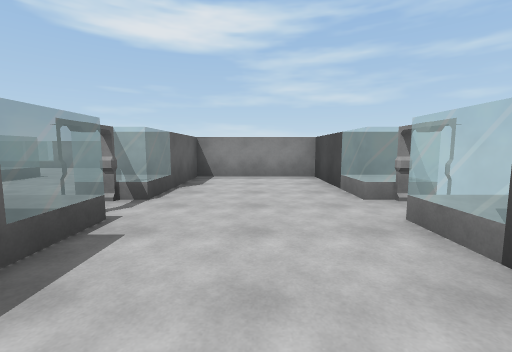
view 1 (above)

22 first-person views from a walk through a 3-D level made in the Unity game engine. The camera is 1.4 m above the floor, tilts 6° down and sees 90° across. Doors are open. The floor is counted in squares, 2 m on a side. Each view is taken from the middle of a square. On the plan, view 1 faces up. The plan holds only what a view shows up to about 9 squares ahead; the rest is blank. The player character is not drawn.

view 2
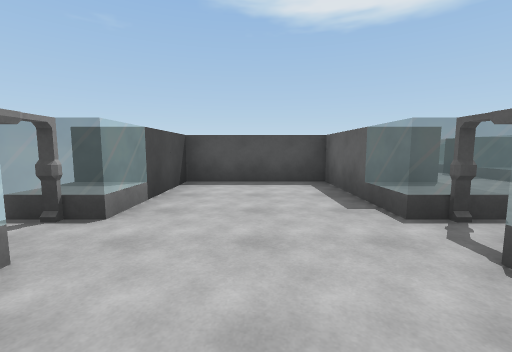

view 3
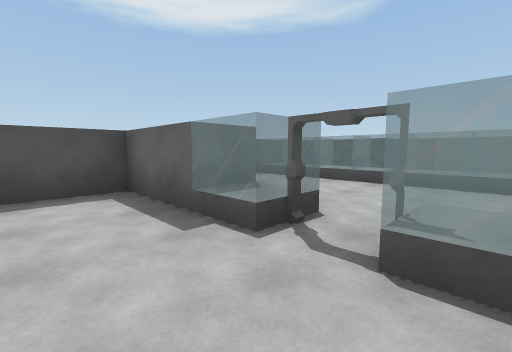

view 4
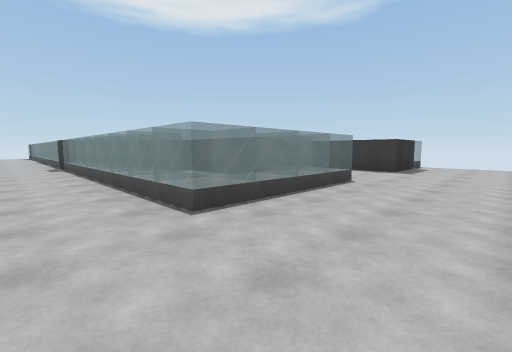

view 5
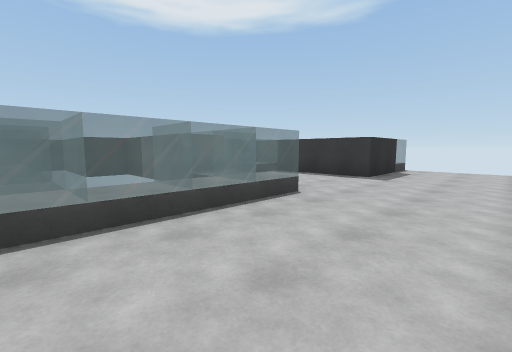

view 6
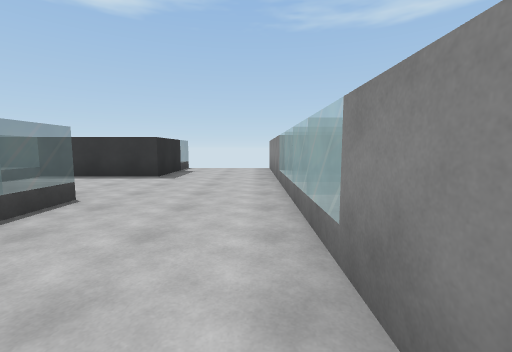

view 7
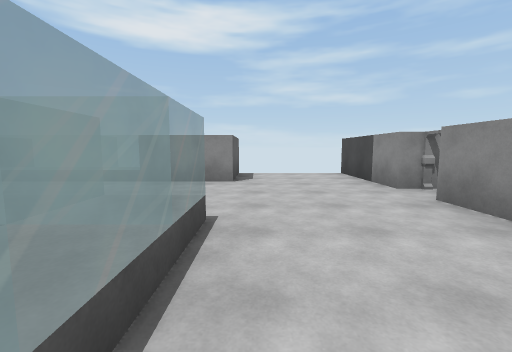

view 8
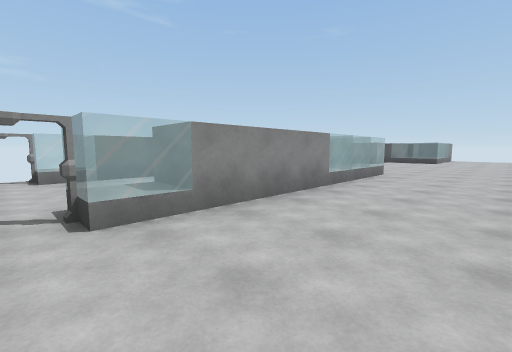

view 9
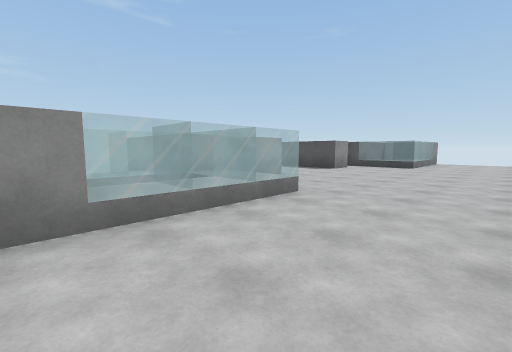

view 10
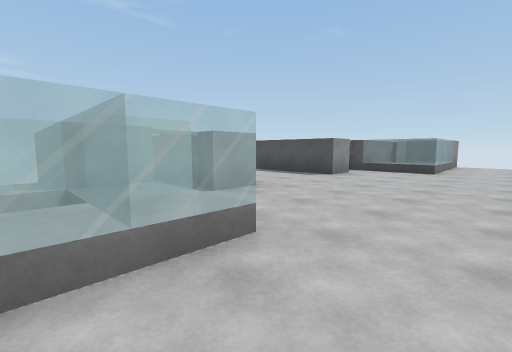

view 11
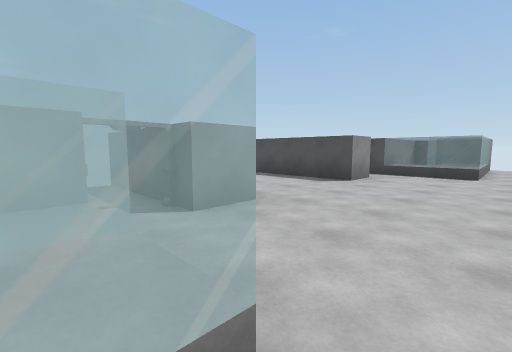

view 12
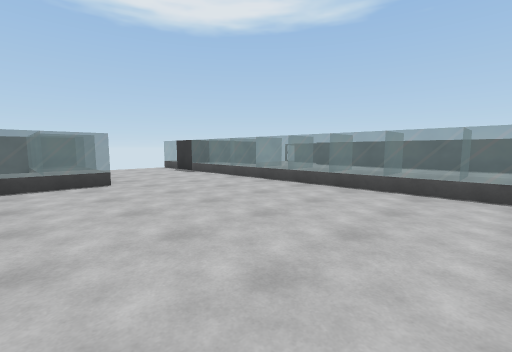

view 13
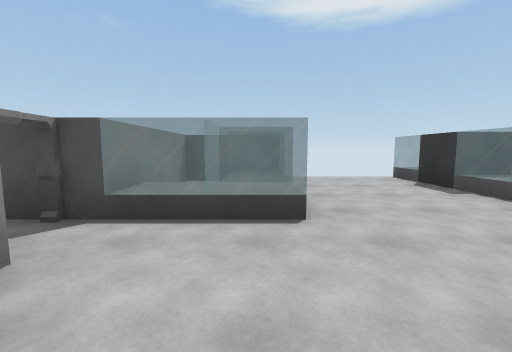

view 14
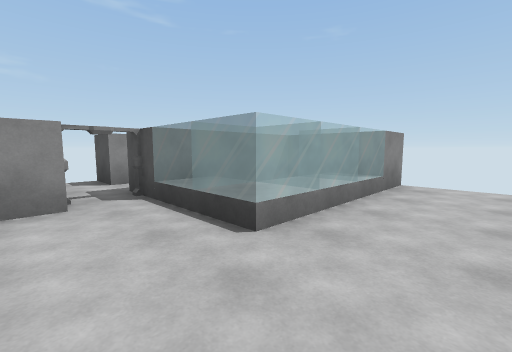

view 15
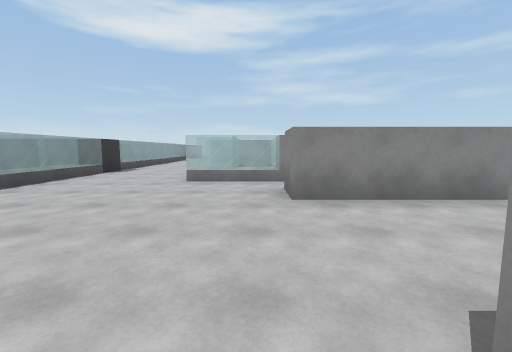

view 16
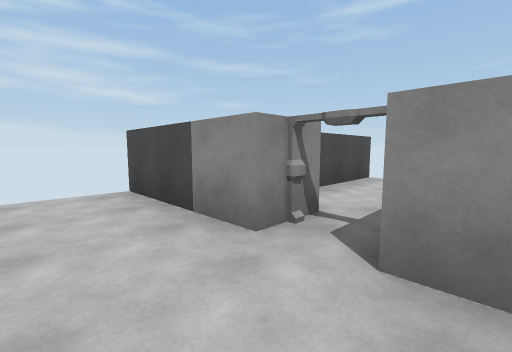

view 17
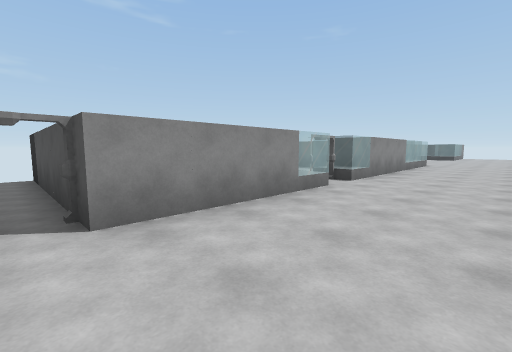

view 18
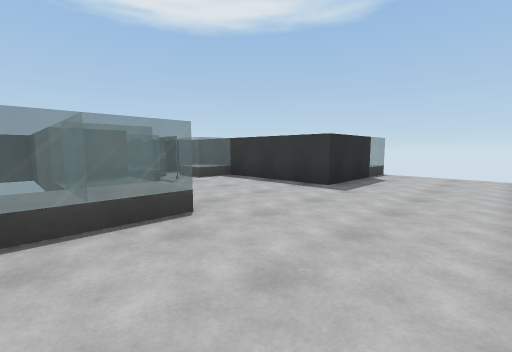

view 19
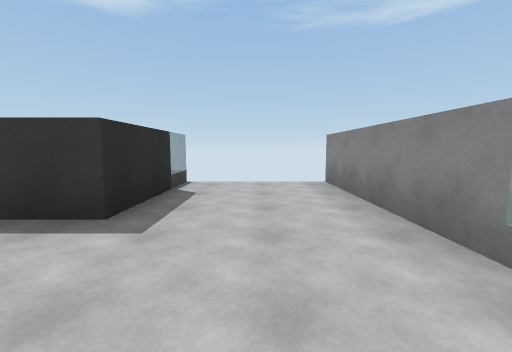

view 20
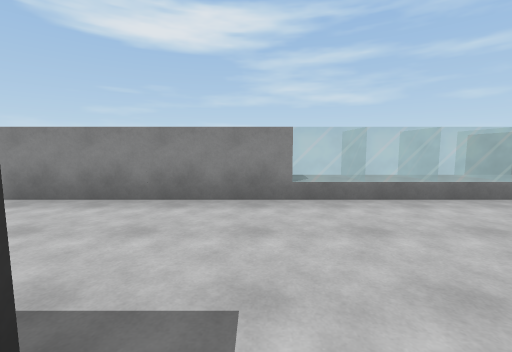

view 21
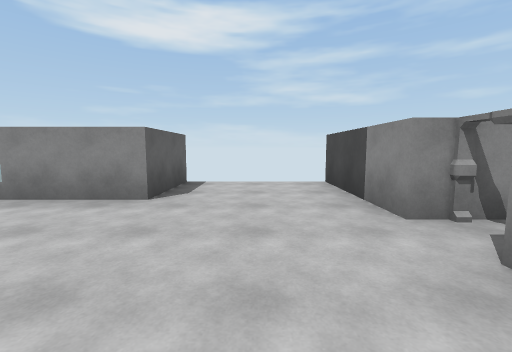

view 22
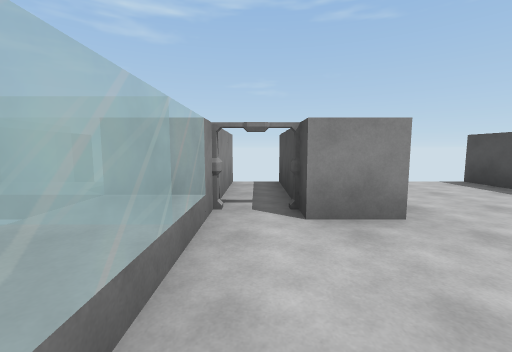

### Floor plan
Key: @ floor where view 1 was taken; # wall or solid block; . floor; D open door; = window, fence, low wall or low ledge.
Columns run from 16 left of view 1 to 3 right of it. Each row starts with its distance up from view 1.
 12     #    ##   #
 11     #    ##...#
 10 #####====##...######
  9  .............#....
  8  .............D....
  7  .............#####
  6  =##...====...#...#
  5    #...=##=...#...##
  4    #...#  =...=...=
  3    #=D #  =...D...D
  2    ##### #=...=...=
  1          #=...#...##
  0          #=...#.@.#
 -1          #=...#####
 -2          ##...= #
 -3           =...=#=
 -4           =...==####
 -5           =.....D..
 -6           =.....####
 -7           =........
 -8           =........
 -9           =........
-10           =.....####
-11           =.....D..
-12           =...==#.##
-13           =...=##
-14          ##...=##
-15           =...###
-16               #

Where each view was taken, in squares from view 1:
view 1: 0 up, 0 right, facing up
view 2: 5 up, 0 right, facing down
view 3: 4 up, 0 right, facing down-left
view 4: 9 up, 4 left, facing down-left
view 5: 9 up, 6 left, facing down-left
view 6: 9 up, 6 left, facing left
view 7: 4 up, 5 left, facing up
view 8: 3 up, 5 left, facing down-right
view 9: 1 down, 5 left, facing down-right
view 10: 3 down, 4 left, facing down-right
view 11: 4 down, 3 left, facing down-right
view 12: 6 down, 1 left, facing down-left
view 13: 9 down, 2 left, facing down
view 14: 10 down, 4 left, facing down-right
view 15: 10 down, 1 left, facing up
view 16: 7 up, 4 left, facing up-right
view 17: 8 up, 5 left, facing down-right
view 18: 9 up, 8 left, facing down-left
view 19: 8 up, 10 left, facing left
view 20: 6 up, 12 left, facing up
view 21: 6 up, 4 left, facing up
view 22: 5 down, 3 left, facing right
